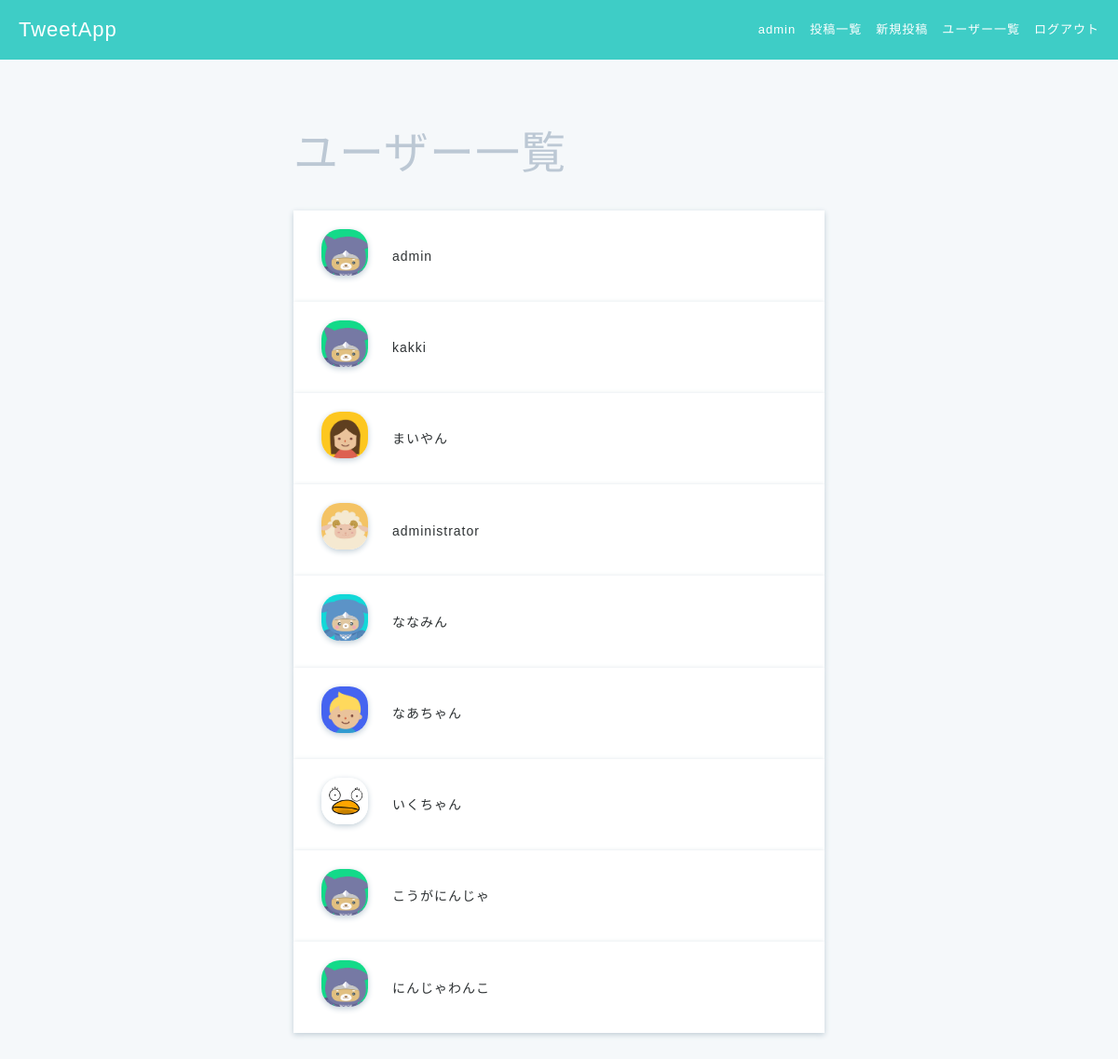
The app's page /accounts/users_index (signed in) with its own data.
### accounts/models.py (models this page shows, shortened)
class Users(AbstractBaseUser, PermissionsMixin):
    username = models.CharField(max_length=150)
    email = models.EmailField(max_length=255, unique=True)
    is_active = models.BooleanField(default=True)
    is_staff = models.BooleanField(default=False)
    picture = models.FileField(null=True, upload_to='picture/', default='picture/default_user.jpeg')
    USERNAME_FIELD = 'email' # このテーブルのレコードを一意に識別
    REQUIRED_FIELDS = ['username'] # スーパーユーザ作成時に入力する
    objects = UserManager()
    class Meta:
        db_table = 'users'

### accounts/views.py (the view)
# urls.py: path('accounts/users_index', views.users_index, name='users_index'),
def users_index(request):
    if not request.user.is_authenticated:
        messages.warning(request, 'ログインが必要です')
        return redirect('accounts:user_login')
    else:
        users = Users.objects.order_by('-id').all()
        return render(request, 'accounts/users_index.html', context={
            'users': users
        })

### templates/accounts/users_index.html
{% extends 'base.html' %}
{% block content %}
<div class="main users-index">
    <div class="container">
      <h1 class="users-heading">ユーザー一覧</h1>
      {% for user in users %}
        <div class="users-index-item">
          <div class="user-left">
            <img src="{{ user.picture.url }}">
          </div>
          <div class="user-right">
            <a href="{% url 'accounts:user_detail' user_id=user.id %}">{{ user.username }}</a>
          </div>
        </div>
      {% endfor %}
    </div>
</div>
{% endblock content %}

### templates/base.html (shortened to what this page needs)
{% load static %}
<!DOCTYPE html>
<html lang="ja">
  <head>
    <link rel="stylesheet" href="{% static 'css/style.css' %}"/>
    <link rel="stylesheet" href="https://maxcdn.bootstrapcdn.com/font-awesome/4.7.0/css/font-awesome.min.css"/>
  </head>
  <body>
    <header>
      <div class="header-logo">
        {% if user.is_authenticated %}
        <a href="{% url 'post:posts_index' %}">TweetApp</a>
        {% else %}
        <a href="{% url 'accounts:top' %}">TweetApp</a>
        {% endif %}
      </div>
      <ul class="header-menus">
        {% if user.is_authenticated %}
        <li>
          <a href="{% url 'accounts:user_detail' user_id=request.user.id %}">{{ request.user.username }}</a>
        </li>
        <li>
          <a href="{% url 'post:posts_index' %}">投稿一覧</a>
        </li>
        <li>
          <a href="{% url 'post:create_post' %}">新規投稿</a>
        </li>
        <li>
          <a href="{% url 'accounts:users_index' %}">ユーザー一覧</a>
        </li>
        <li>
          <a href="{% url 'accounts:user_logout' %}">ログアウト</a>
        </li>
        {% endif %}
      </ul>
    </header>
    {% block content %}{% endblock content %}
  </body>
</html>

### static/css/style.css (style rules this page uses)
* { box-sizing: border-box; }
html { font: 100%/1.5 'Avenir Next', 'Hiragino Sans', sans-serif; line-height: 1.7; letter-spacing: 1px; }
ul, li { list-style-type: none; padding: 0; margin: 0; }
a { text-decoration: none; color: #2d3133; font-size: 14px; }
h1, h2, h3, h4, h5, h6, p { margin: 0; }
body { color: #2d3133; background-color: #3ecdc6; margin: 0; min-height: 1vh; }
.main { position: absolute; top: 64px; width: 100%; height: auto; min-height: 100%; background-color: #f5f8fa; }
.container { max-width: 600px; margin: 60px auto; padding-left: 15px; padding-right: 15px; clear: both; }
header { height: 64px; position: absolute; z-index: 1; width: 100%; }
.header-logo { float: left; padding-left: 20px; color: white; font-size: 22px; line-height: 64px; }
.header-logo a { color: white; font-size: 22px; }
.header-menus { float: right; padding-right: 20px; }
.header-menus li { float: left; line-height: 64px; font-size: 13px; color: white; padding-left: 15px; }
.header-menus a { float: left; font-size: 13px; color: white; }
.users-heading { font-weight: 300; margin: 60px 0 20px; font-size: 48px; color: #bcc8d4; }
.users-index-item { padding: 20px 30px; background-color: white; overflow: hidden; box-shadow: 0 2px 6px #c1ced7; display: table; width: 100%; }
.user-left img { width: 50px; height: 50px; border-radius: 40%; box-shadow: 0 2px 6px #c1ced7; object-fit: cover; }
.user-left { float: left; width: 10%; }
.user-right { width: 90%; padding-left: 25px; text-align: left; display: table-cell; vertical-align: middle; }

### records on screen
Users: user.username "admin", picture (placeholder picture), username "admin"
Users: picture (placeholder picture), username "kakki"
Users: picture (picture), username "まいやん"
Users: picture (picture), username "administrator"
Users: picture (picture), username "ななみん"
Users: picture (picture), username "なあちゃん"
Users: picture (picture), username "いくちゃん"
Users: picture (placeholder picture), username "こうがにんじゃ"
Users: picture (placeholder picture), username "にんじゃわんこ"
